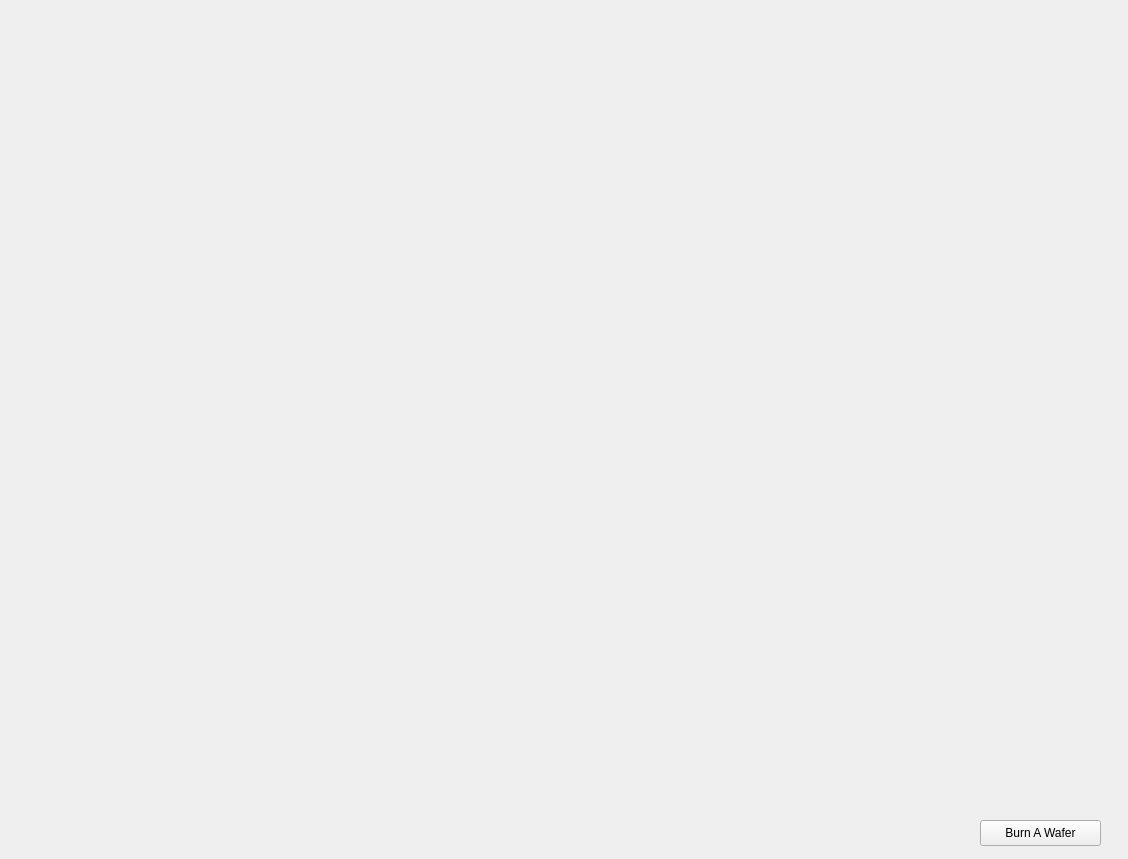
<?xml version="1.0" encoding="UTF-8"?>
<ui version="4.0">
 <class>WaferBurn</class>
 <widget class="QWidget" name="WaferBurn">
  <property name="geometry">
   <rect>
    <x>0</x>
    <y>0</y>
    <width>1128</width>
    <height>859</height>
   </rect>
  </property>
  <property name="windowTitle">
   <string>Open Source Wafer Burner With ROBOTS</string>
  </property>
  <widget class="QPushButton" name="pushButton">
   <property name="geometry">
    <rect>
     <x>980</x>
     <y>820</y>
     <width>121</width>
     <height>26</height>
    </rect>
   </property>
   <property name="text">
    <string>Burn A Wafer</string>
   </property>
  </widget>
  <widget class="QLabel" name="label">
   <property name="geometry">
    <rect>
     <x>0</x>
     <y>0</y>
     <width>1131</width>
     <height>801</height>
    </rect>
   </property>
   <property name="text">
    <string/>
   </property>
   <property name="pixmap">
    <pixmap>lasercat.jpg</pixmap>
   </property>
   <property name="scaledContents">
    <bool>true</bool>
   </property>
  </widget>
 </widget>
 <resources/>
 <connections/>
</ui>
